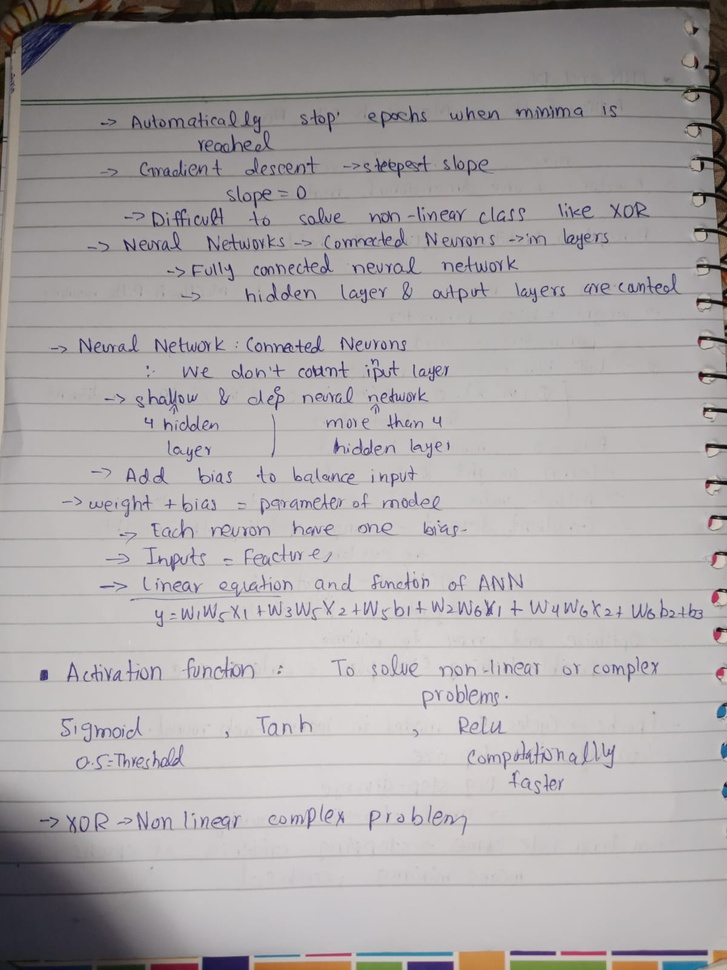
#> input picture Deep Learning/Mids/Notes/WhatsApp Image 2026-03-11 at 7.10.21 PM (1).jpeg, 727 x 970 px, shrunk from 1200 x 1600 before the run, found by its file name
$ jupyter execute felzenszwalb.ipynb
#> lines starting #> are read from the running program, lines starting #| are printed output that depends on the picture
[cell 1]
# Import necessary libraries
from skimage import io, segmentation, color
from skimage import graph
import matplotlib.pyplot as plt
from google.colab import files

[cell 2]
# Step 1: Upload an image
uploaded = files.upload()  # This will open a file chooser in Colab
#> the answer given: WhatsApp Image 2026-03-11 at 7.10.21 PM (1).jpeg
img_path = list(uploaded.keys())[0]  # Get the uploaded image filename

[cell 3]
# Step 2: Read the image
img = io.imread(img_path)
#> img is the input picture: shape (970, 727, 3); mean R, G, B 170.7, 166.5, 167.3

[cell 4]
segments = segmentation.felzenszwalb(img, scale=100, sigma=0.5, min_size=50)
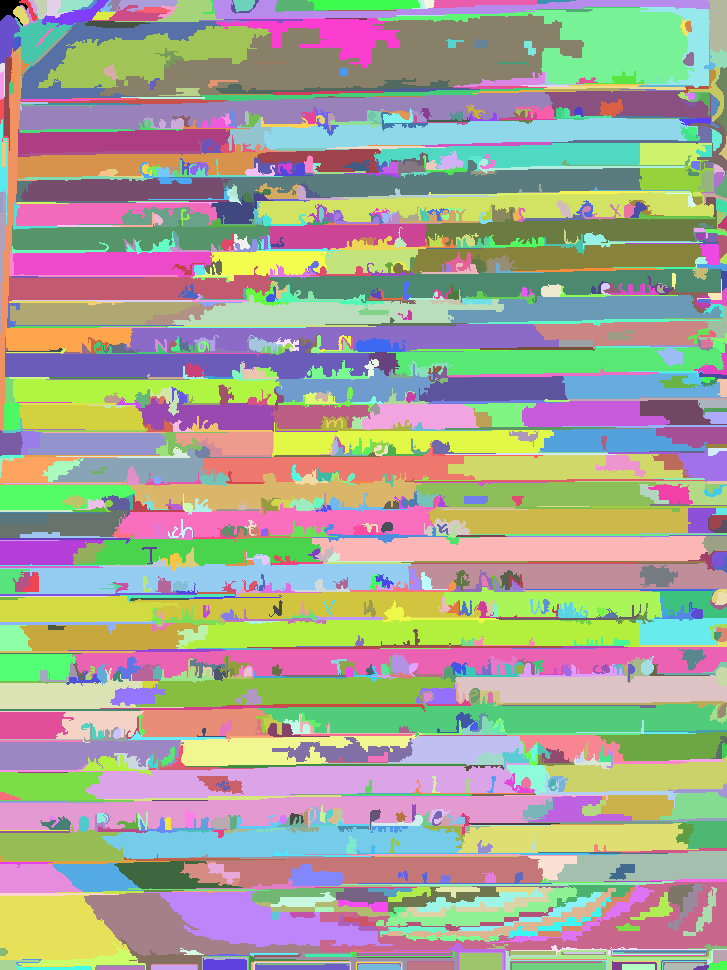
#> segments: shape (970, 727) int64; 1250 distinct labels, from 0 to 1249; one colour per label, 0 black

[cell 5]
plt.figure(figsize=(12,6))
plt.subplot(1,2,1)
plt.imshow(img)
plt.title("Original Image")
plt.axis("off")

plt.subplot(1,2,2)
plt.imshow(segments)
plt.title("Graph-Based Segmented Image")
plt.axis("off")
plt.show()
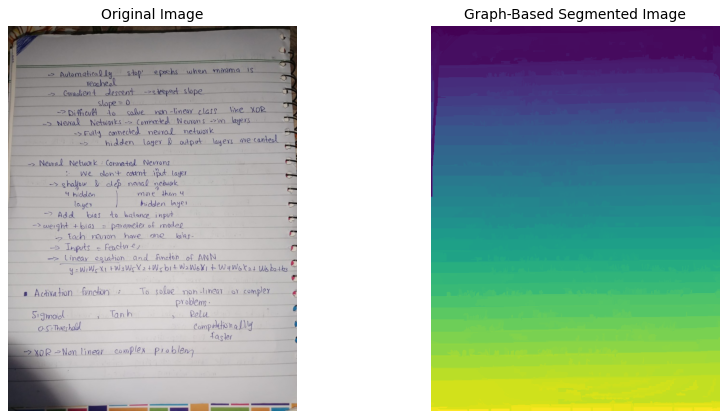
#> figure drawn by matplotlib, 2 panels
